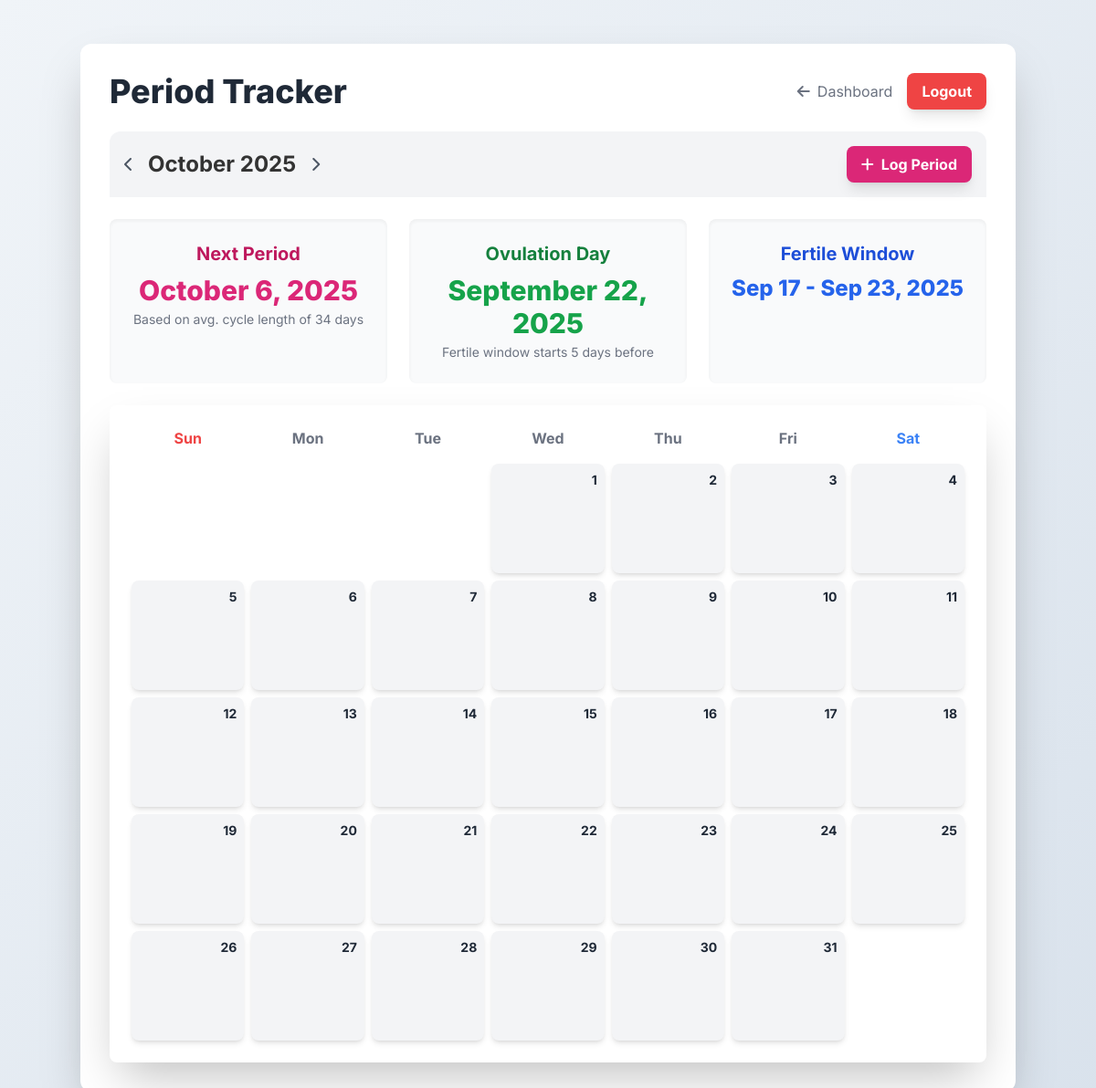
The app's page /controllers/periodController.php?month=10&year=2025 (signed in) with its own data.
### tables this page shows
CREATE TABLE `periods` (
  `id` int(11) NOT NULL,
  `user_id` int(11) NOT NULL,
  `start_date` date NOT NULL,
  `end_date` date DEFAULT NULL,
  `created_at` datetime DEFAULT current_timestamp()
);

### controllers/periodController.php (called while the page is built, shortened)
<?php
require_once __DIR__ . '/../db_connection.php';
require_once __DIR__ . '/../models/Period.php';
$periodModel = new Period($conn);
$user_id = $_SESSION['user_id'];
$current_month = isset($_GET['month']) ? intval($_GET['month']) : date('n');
$current_year = isset($_GET['year']) ? intval($_GET['year']) : date('Y');
$all_periods = $periodModel->getAllPeriods($user_id);
$average_cycle_length = $periodModel->getAverageCycleLength($user_id);
$next_period_start = null;
$fertile_window_start = null;
$fertile_window_end = null;
$ovulation_day = null;
if (count($all_periods) >= 1) {
    $last_period = $all_periods[0];
    $last_period_start = $last_period['start_date'];
    $cycle_length = $average_cycle_length ?? 28;
    $next_period_start = date('Y-m-d', strtotime($last_period_start . " +$cycle_length days"));
    $ovulation_day = date('Y-m-d', strtotime($next_period_start . " -14 days"));
    $fertile_window_start = date('Y-m-d', strtotime($ovulation_day . " -5 days"));
    $fertile_window_end = date('Y-m-d', strtotime($ovulation_day . " +1 days"));
}
$period_days = [];
require_once __DIR__ . '/../views/periodView.php';
?>

### models/period.php (called while the page is built, shortened)
<?php
class Period {
    private $conn;
    private $periodsTable = 'periods';
    public function __construct($db) {
        $this->conn = $db;
    }
    public function getAllPeriods($user_id) {
        $query = "SELECT id, user_id, start_date, end_date FROM " . $this->periodsTable . " WHERE user_id = ? ORDER BY start_date DESC";
        $stmt = $this->conn->prepare($query);
        $stmt->execute([$user_id]);
        return $stmt->fetchAll(PDO::FETCH_ASSOC);
    }
    public function getAverageCycleLength($user_id) {
        $periods = $this->getAllPeriods($user_id);
        $cycle_lengths = [];
        for ($i = 0; $i < count($periods) - 1; $i++) {
            $current_start = strtotime($periods[$i]['start_date']);
            $previous_start = strtotime($periods[$i+1]['start_date']);
            $diff_in_days = ($current_start - $previous_start) / (60 * 60 * 24);
            $cycle_lengths[] = $diff_in_days;
        }
        return count($cycle_lengths) > 0 ? round(array_sum($cycle_lengths) / count($cycle_lengths)) : null;
    }
}
?>

### views/periodView.php (the view, shortened to what this page needs)
<?php
$month_name = date('F', mktime(0, 0, 0, $current_month, 10));
$first_day_of_month = mktime(0, 0, 0, $current_month, 1, $current_year);
$number_of_days = date('t', $first_day_of_month);
$date_components = getdate($first_day_of_month);
$day_of_week = $date_components['wday'];
$prev_month = $current_month == 1 ? 12 : $current_month - 1;
$prev_year = $current_month == 1 ? $current_year - 1 : $current_year;
$next_month = $current_month == 12 ? 1 : $current_month + 1;
$next_year = $current_month == 12 ? $current_year + 1 : $current_year;
?>
<!DOCTYPE html>
<html lang="en">
<head>
    <script src="https://cdn.tailwindcss.com"></script>
    <link rel="stylesheet" href="https://cdnjs.cloudflare.com/ajax/libs/font-awesome/6.0.0-beta3/css/all.min.css">
</head>
<body class="flex items-center justify-center min-h-screen p-4">
    <div class="container mx-auto bg-white rounded-xl shadow-2xl p-8 my-8">
        <div class="flex justify-between items-center mb-6">
            <h1 class="text-4xl font-extrabold text-gray-800">Period Tracker</h1>
            <div class="flex items-center space-x-4">
                <a href="../views/dashboard.php" class="text-gray-500 hover:text-gray-700 transition duration-300">
                    <i class="fas fa-arrow-left mr-2"></i>Dashboard
                </a>
                <a href="../views/logout.php" class="bg-red-500 hover:bg-red-600 text-white font-bold py-2 px-4 rounded-lg shadow-lg transition duration-300 transform hover:scale-105">
                    Logout
                </a>
            </div>
        </div>
        <div class="flex flex-col md:flex-row justify-between items-center bg-gray-100 p-4 rounded-t-xl mb-6">
            <div class="flex items-center space-x-4">
                <a href="?month=<?= $prev_month ?>&year=<?= $prev_year ?>" class="text-gray-600 hover:text-gray-800"><i class="fas fa-chevron-left"></i></a>
                <h2 class="text-2xl font-bold"><?= $month_name . ' ' . $current_year ?></h2>
                <a href="?month=<?= $next_month ?>&year=<?= $next_year ?>" class="text-gray-600 hover:text-gray-800"><i class="fas fa-chevron-right"></i></a>
            </div>
            <div class="mt-4 md:mt-0">
                <button onclick="openAddPeriodModal()" class="bg-pink-600 hover:bg-pink-700 text-white font-bold py-2 px-4 rounded-lg shadow-lg transition duration-300 transform hover:scale-105">
                    <i class="fas fa-plus mr-2"></i>Log Period
                </button>
            </div>
        </div>
        <div class="grid grid-cols-1 md:grid-cols-3 gap-6 mb-6">
            <div class="bg-gray-50 p-6 rounded-lg shadow-inner text-center">
                <h3 class="text-xl font-bold mb-2 text-pink-700">Next Period</h3>
                <p class="text-3xl font-extrabold text-pink-600">
                    <?= $next_period_start ? date('F j, Y', strtotime($next_period_start)) : 'N/A' ?>
                </p>
                <p class="text-gray-500 text-sm mt-1">Based on avg. cycle length of <?= $average_cycle_length ?? '28' ?> days</p>
            </div>
            <div class="bg-gray-50 p-6 rounded-lg shadow-inner text-center">
                <h3 class="text-xl font-bold mb-2 text-green-700">Ovulation Day</h3>
                <p class="text-3xl font-extrabold text-green-600">
                    <?= $ovulation_day ? date('F j, Y', strtotime($ovulation_day)) : 'N/A' ?>
                </p>
                <p class="text-gray-500 text-sm mt-1">Fertile window starts 5 days before</p>
            </div>
            <div class="bg-gray-50 p-6 rounded-lg shadow-inner text-center">
                <h3 class="text-xl font-bold mb-2 text-blue-700">Fertile Window</h3>
                <p class="text-2xl font-extrabold text-blue-600">
                    <?php if ($fertile_window_start && $fertile_window_end): ?>
                        <?= date('M j', strtotime($fertile_window_start)) ?> - <?= date('M j, Y', strtotime($fertile_window_end)) ?>
                    <?php else: ?>
                        N/A
                    <?php endif; ?>
                </p>
            </div>
        </div>
        <div class="bg-white p-6 rounded-lg shadow-2xl">
            <div class="calendar-grid text-center font-bold text-gray-500 mb-4">
                <span class="text-red-500">Sun</span>
                <span>Mon</span>
                <span>Tue</span>
                <span>Wed</span>
                <span>Thu</span>
                <span>Fri</span>
                <span class="text-blue-500">Sat</span>
            </div>
            <div class="calendar-grid">
                <?php for ($i = 0; $i < $day_of_week; $i++): ?>
                    <div class="calendar-day"></div>
                <?php endfor; ?>
                <?php for ($day = 1; $day <= $number_of_days; $day++):
                    $current_date = date('Y-m-d', mktime(0, 0, 0, $current_month, $day, $current_year));
                    $is_period_day = in_array($current_date, $period_days);
                    $is_fertile_day = $fertile_window_start && $fertile_window_end && ($current_date >= $fertile_window_start && $current_date <= $fertile_window_end);
                    $is_ovulation_day = $ovulation_day && ($current_date === $ovulation_day);
                    $bgColor = '';
                    if ($is_ovulation_day) {
                        $bgColor = 'bg-green-300';
                    } elseif ($is_fertile_day) {
                        $bgColor = 'bg-blue-300';
                    } elseif ($is_period_day) {
                        $bgColor = 'bg-pink-300';
                    } else {
                        $bgColor = 'bg-gray-100 hover:bg-gray-200';
                    }
                    ?>
                    <div onclick="openSymptomModal('<?= $current_date ?>')" class="calendar-day cursor-pointer rounded-lg p-2 shadow-md transition-all transform hover:scale-105 <?= $bgColor ?>">
                        <div class="text-sm font-bold text-right <?= $is_ovulation_day ? 'text-green-800' : ($is_fertile_day ? 'text-blue-800' : ($is_period_day ? 'text-pink-800' : 'text-gray-800')) ?>">
                            <?= $day ?>
                        </div>
                    </div>
                <?php endfor; ?>
            </div>
        </div>
    </div>
</body>
</html>

### views/periodView.php (style rules this page uses)
body { font-family: 'Inter', sans-serif; background: linear-gradient(135deg, #f0f4f8 0%, #d9e2ec 100%); color: #333; }
.container { max-width: 1000px; }
.calendar-grid { display: grid; grid-template-columns: repeat(7, 1fr); gap: 0.5rem; }

### records on screen
periods: start_date "October 6, 2025", start_date "September 22, 2025", start_date "Sep 17", start_date "Sep 23, 2025"

### other values on screen
$month_name "October"
$current_year "2025"
$average_cycle_length "34"
